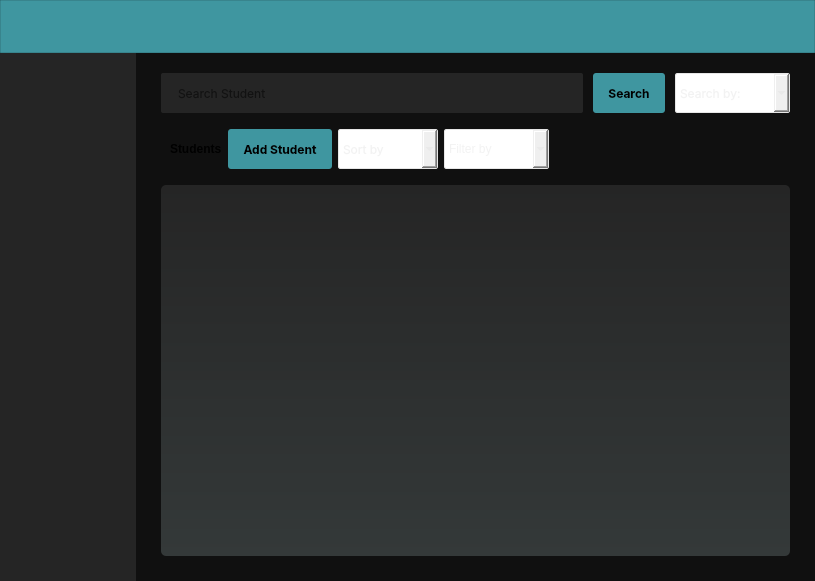
<?xml version="1.0" encoding="UTF-8"?>
<ui version="4.0">
 <class>mainWindow</class>
 <widget class="QMainWindow" name="mainWindow">
  <property name="geometry">
   <rect>
    <x>0</x>
    <y>0</y>
    <width>815</width>
    <height>581</height>
   </rect>
  </property>
  <property name="font">
   <font>
    <family>Inter</family>
    <pointsize>9</pointsize>
    <italic>false</italic>
    <bold>false</bold>
   </font>
  </property>
  <property name="windowTitle">
   <string>MainWindow</string>
  </property>
  <property name="styleSheet">
   <string notr="true">QMainWindow {
	background-color: rgb(16, 16, 16);
	font: 9pt &quot;Inter&quot;;
}

/* DROP DOWNS */
QComboBox {
	border-radius: 2px;
	border: 1px solid rgb(230, 230, 230) !important;
	font: 9pt &quot;Inter&quot;;
	color: rgb(230, 230, 230);
}

QComboBox::drop-down {
  subcontrol-origin: padding;
  subcontrol-position: top right;
  width: 15px;
}

/* BUTTONS */
QPushButton {
	font: 9pt &quot;Inter&quot;;
	font-weight: bold;
	padding: 0px, 15px;
	background-color: rgb(63, 150, 160);
	border-radius: 3px;
	padding: 0px 15px;
}

/* LINE EDIT */
#searchBarLineEdit {
	background-color: rgb(37, 37, 37);
	border-radius: 2px;
	padding: 0px 15px;
}

/* FRAMES */
QFrame {
  border: none;
}

#dataFrame {
	background-color: qlineargradient(spread:pad, x1:0, y1:0, x2:0, y2:1, stop:0 rgba(37, 37, 37, 255), stop:1 rgba(52, 57, 57, 255));
	border-radius: 5px;
}

/* LABELS */
#studentLabel {
  font: 20pt &quot;Inter&quot;;
  font-weight: bold;
}</string>
  </property>
  <widget class="QWidget" name="centralwidget">
   <property name="layoutDirection">
    <enum>Qt::LayoutDirection::LeftToRight</enum>
   </property>
   <property name="styleSheet">
    <string notr="true"/>
   </property>
   <layout class="QVBoxLayout" name="verticalLayout_2" stretch="1,10">
    <property name="spacing">
     <number>0</number>
    </property>
    <property name="leftMargin">
     <number>0</number>
    </property>
    <property name="topMargin">
     <number>0</number>
    </property>
    <property name="rightMargin">
     <number>0</number>
    </property>
    <property name="bottomMargin">
     <number>0</number>
    </property>
    <item>
     <widget class="QFrame" name="headerFrame">
      <property name="acceptDrops">
       <bool>false</bool>
      </property>
      <property name="styleSheet">
       <string notr="true">background-color: rgb(63, 150, 160);
border: 1px solid rgba(0, 0, 0, 30);</string>
      </property>
      <property name="frameShape">
       <enum>QFrame::Shape::NoFrame</enum>
      </property>
      <property name="frameShadow">
       <enum>QFrame::Shadow::Plain</enum>
      </property>
      <property name="lineWidth">
       <number>0</number>
      </property>
     </widget>
    </item>
    <item>
     <widget class="QFrame" name="bodyFrame">
      <property name="autoFillBackground">
       <bool>false</bool>
      </property>
      <property name="styleSheet">
       <string notr="true"/>
      </property>
      <property name="frameShape">
       <enum>QFrame::Shape::StyledPanel</enum>
      </property>
      <property name="frameShadow">
       <enum>QFrame::Shadow::Raised</enum>
      </property>
      <layout class="QHBoxLayout" name="horizontalLayout_7" stretch="1,5">
       <property name="spacing">
        <number>0</number>
       </property>
       <property name="leftMargin">
        <number>0</number>
       </property>
       <property name="topMargin">
        <number>0</number>
       </property>
       <property name="rightMargin">
        <number>0</number>
       </property>
       <property name="bottomMargin">
        <number>0</number>
       </property>
       <item>
        <widget class="QFrame" name="sidebarFrame">
         <property name="styleSheet">
          <string notr="true">background-color: rgb(37, 37, 37);</string>
         </property>
         <property name="frameShape">
          <enum>QFrame::Shape::NoFrame</enum>
         </property>
         <property name="frameShadow">
          <enum>QFrame::Shadow::Raised</enum>
         </property>
         <property name="lineWidth">
          <number>0</number>
         </property>
        </widget>
       </item>
       <item>
        <widget class="QFrame" name="mainDisplayFrame">
         <property name="styleSheet">
          <string notr="true"/>
         </property>
         <property name="frameShape">
          <enum>QFrame::Shape::NoFrame</enum>
         </property>
         <property name="frameShadow">
          <enum>QFrame::Shadow::Raised</enum>
         </property>
         <property name="lineWidth">
          <number>0</number>
         </property>
         <layout class="QVBoxLayout" name="verticalLayout_3" stretch="1,1,8">
          <property name="spacing">
           <number>5</number>
          </property>
          <property name="leftMargin">
           <number>25</number>
          </property>
          <property name="topMargin">
           <number>5</number>
          </property>
          <property name="rightMargin">
           <number>25</number>
          </property>
          <property name="bottomMargin">
           <number>25</number>
          </property>
          <item>
           <widget class="QFrame" name="searchBarFrame">
            <property name="font">
             <font>
              <family>Inter 18pt</family>
              <pointsize>9</pointsize>
              <italic>false</italic>
              <bold>false</bold>
             </font>
            </property>
            <property name="frameShape">
             <enum>QFrame::Shape::StyledPanel</enum>
            </property>
            <property name="frameShadow">
             <enum>QFrame::Shadow::Raised</enum>
            </property>
            <layout class="QHBoxLayout" name="horizontalLayout_8" stretch="8,1,1">
             <property name="spacing">
              <number>10</number>
             </property>
             <property name="leftMargin">
              <number>0</number>
             </property>
             <property name="topMargin">
              <number>15</number>
             </property>
             <property name="rightMargin">
              <number>0</number>
             </property>
             <property name="bottomMargin">
              <number>0</number>
             </property>
             <item>
              <widget class="QLineEdit" name="searchBarLineEdit">
               <property name="sizePolicy">
                <sizepolicy hsizetype="Expanding" vsizetype="Preferred">
                 <horstretch>0</horstretch>
                 <verstretch>0</verstretch>
                </sizepolicy>
               </property>
               <property name="minimumSize">
                <size>
                 <width>100</width>
                 <height>40</height>
                </size>
               </property>
               <property name="maximumSize">
                <size>
                 <width>16777215</width>
                 <height>60</height>
                </size>
               </property>
               <property name="font">
                <font>
                 <family>Inter</family>
                 <pointsize>9</pointsize>
                 <italic>false</italic>
                 <bold>false</bold>
                </font>
               </property>
               <property name="autoFillBackground">
                <bool>false</bool>
               </property>
               <property name="styleSheet">
                <string notr="true"/>
               </property>
               <property name="placeholderText">
                <string>Search Student</string>
               </property>
              </widget>
             </item>
             <item>
              <widget class="QPushButton" name="searchButton">
               <property name="sizePolicy">
                <sizepolicy hsizetype="Minimum" vsizetype="Preferred">
                 <horstretch>0</horstretch>
                 <verstretch>0</verstretch>
                </sizepolicy>
               </property>
               <property name="minimumSize">
                <size>
                 <width>0</width>
                 <height>40</height>
                </size>
               </property>
               <property name="maximumSize">
                <size>
                 <width>16777215</width>
                 <height>60</height>
                </size>
               </property>
               <property name="font">
                <font>
                 <family>Inter</family>
                 <pointsize>9</pointsize>
                 <italic>false</italic>
                 <bold>true</bold>
                </font>
               </property>
               <property name="cursor">
                <cursorShape>PointingHandCursor</cursorShape>
               </property>
               <property name="styleSheet">
                <string notr="true"/>
               </property>
               <property name="text">
                <string>Search</string>
               </property>
              </widget>
             </item>
             <item>
              <widget class="QComboBox" name="searchByComboBox">
               <property name="sizePolicy">
                <sizepolicy hsizetype="Minimum" vsizetype="Preferred">
                 <horstretch>0</horstretch>
                 <verstretch>0</verstretch>
                </sizepolicy>
               </property>
               <property name="minimumSize">
                <size>
                 <width>115</width>
                 <height>40</height>
                </size>
               </property>
               <property name="maximumSize">
                <size>
                 <width>16777215</width>
                 <height>60</height>
                </size>
               </property>
               <property name="font">
                <font>
                 <family>Inter</family>
                 <pointsize>9</pointsize>
                 <italic>false</italic>
                 <bold>false</bold>
                </font>
               </property>
               <property name="cursor">
                <cursorShape>PointingHandCursor</cursorShape>
               </property>
               <property name="currentText">
                <string/>
               </property>
               <property name="placeholderText">
                <string>Search by:</string>
               </property>
              </widget>
             </item>
            </layout>
           </widget>
          </item>
          <item>
           <widget class="QFrame" name="controlsFrame">
            <property name="frameShape">
             <enum>QFrame::Shape::StyledPanel</enum>
            </property>
            <property name="frameShadow">
             <enum>QFrame::Shadow::Raised</enum>
            </property>
            <layout class="QHBoxLayout" name="horizontalLayout" stretch="1,1,2,2,5">
             <property name="sizeConstraint">
              <enum>QLayout::SizeConstraint::SetMinimumSize</enum>
             </property>
             <property name="topMargin">
              <number>11</number>
             </property>
             <property name="rightMargin">
              <number>11</number>
             </property>
             <property name="bottomMargin">
              <number>11</number>
             </property>
             <item>
              <widget class="QLabel" name="studentLabel">
               <property name="maximumSize">
                <size>
                 <width>150</width>
                 <height>16777215</height>
                </size>
               </property>
               <property name="text">
                <string>Students</string>
               </property>
              </widget>
             </item>
             <item>
              <widget class="QPushButton" name="addStudentButton">
               <property name="sizePolicy">
                <sizepolicy hsizetype="Minimum" vsizetype="Preferred">
                 <horstretch>0</horstretch>
                 <verstretch>0</verstretch>
                </sizepolicy>
               </property>
               <property name="maximumSize">
                <size>
                 <width>150</width>
                 <height>16777215</height>
                </size>
               </property>
               <property name="font">
                <font>
                 <family>Inter</family>
                 <pointsize>9</pointsize>
                 <italic>false</italic>
                 <bold>true</bold>
                </font>
               </property>
               <property name="styleSheet">
                <string notr="true"/>
               </property>
               <property name="text">
                <string>Add Student</string>
               </property>
              </widget>
             </item>
             <item>
              <widget class="QComboBox" name="sortByComboBox">
               <property name="enabled">
                <bool>true</bool>
               </property>
               <property name="sizePolicy">
                <sizepolicy hsizetype="Minimum" vsizetype="Preferred">
                 <horstretch>0</horstretch>
                 <verstretch>0</verstretch>
                </sizepolicy>
               </property>
               <property name="minimumSize">
                <size>
                 <width>100</width>
                 <height>40</height>
                </size>
               </property>
               <property name="maximumSize">
                <size>
                 <width>150</width>
                 <height>16777215</height>
                </size>
               </property>
               <property name="font">
                <font>
                 <family>Inter</family>
                 <pointsize>9</pointsize>
                 <italic>false</italic>
                 <bold>false</bold>
                </font>
               </property>
               <property name="styleSheet">
                <string notr="true"/>
               </property>
               <property name="placeholderText">
                <string>Sort by</string>
               </property>
              </widget>
             </item>
             <item>
              <widget class="QComboBox" name="filterComboBox">
               <property name="sizePolicy">
                <sizepolicy hsizetype="Minimum" vsizetype="Preferred">
                 <horstretch>0</horstretch>
                 <verstretch>0</verstretch>
                </sizepolicy>
               </property>
               <property name="minimumSize">
                <size>
                 <width>105</width>
                 <height>40</height>
                </size>
               </property>
               <property name="maximumSize">
                <size>
                 <width>150</width>
                 <height>16777215</height>
                </size>
               </property>
               <property name="placeholderText">
                <string>Filter by</string>
               </property>
              </widget>
             </item>
             <item>
              <spacer name="horizontalSpacer">
               <property name="orientation">
                <enum>Qt::Orientation::Horizontal</enum>
               </property>
               <property name="sizeHint" stdset="0">
                <size>
                 <width>40</width>
                 <height>20</height>
                </size>
               </property>
              </spacer>
             </item>
            </layout>
           </widget>
          </item>
          <item>
           <widget class="QFrame" name="dataFrame">
            <property name="styleSheet">
             <string notr="true"/>
            </property>
            <property name="frameShape">
             <enum>QFrame::Shape::StyledPanel</enum>
            </property>
            <property name="frameShadow">
             <enum>QFrame::Shadow::Raised</enum>
            </property>
           </widget>
          </item>
         </layout>
        </widget>
       </item>
      </layout>
     </widget>
    </item>
   </layout>
  </widget>
 </widget>
 <resources/>
 <connections/>
</ui>
